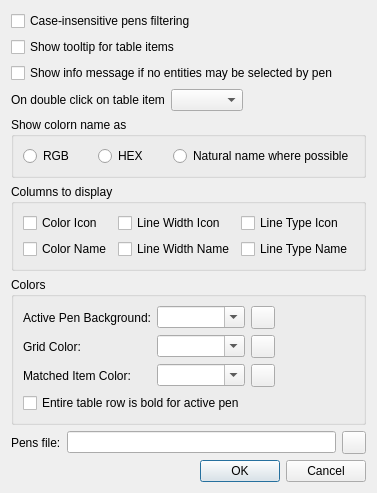
<?xml version="1.0" encoding="UTF-8"?>
<ui version="4.0">
 <class>LC_PenPaletteOptionsDialog</class>
 <widget class="QDialog" name="LC_PenPaletteOptionsDialog">
  <property name="geometry">
   <rect>
    <x>0</x>
    <y>0</y>
    <width>359</width>
    <height>482</height>
   </rect>
  </property>
  <property name="sizePolicy">
   <sizepolicy hsizetype="Maximum" vsizetype="Maximum">
    <horstretch>0</horstretch>
    <verstretch>0</verstretch>
   </sizepolicy>
  </property>
  <property name="windowTitle">
   <string>Pen Palette Settings</string>
  </property>
  <layout class="QGridLayout" name="gridLayout">
   <item row="10" column="0">
    <spacer name="verticalSpacer">
     <property name="orientation">
      <enum>Qt::Vertical</enum>
     </property>
     <property name="sizeHint" stdset="0">
      <size>
       <width>20</width>
       <height>40</height>
      </size>
     </property>
    </spacer>
   </item>
   <item row="6" column="0">
    <widget class="QGroupBox" name="gbColumns">
     <property name="title">
      <string>Columns to display</string>
     </property>
     <layout class="QGridLayout" name="gridLayout_2">
      <item row="1" column="2">
       <widget class="QCheckBox" name="chkShowLineTypeName">
        <property name="text">
         <string>Line Type Name</string>
        </property>
       </widget>
      </item>
      <item row="1" column="0">
       <widget class="QCheckBox" name="chkShowColorName">
        <property name="text">
         <string>Color Name</string>
        </property>
       </widget>
      </item>
      <item row="0" column="2">
       <widget class="QCheckBox" name="chkShowLineTypeIcon">
        <property name="text">
         <string>Line Type Icon</string>
        </property>
       </widget>
      </item>
      <item row="0" column="0">
       <widget class="QCheckBox" name="chkShowColorIcon">
        <property name="text">
         <string>Color Icon</string>
        </property>
       </widget>
      </item>
      <item row="0" column="1">
       <widget class="QCheckBox" name="chkShowWidthIcon">
        <property name="text">
         <string>Line Width Icon</string>
        </property>
       </widget>
      </item>
      <item row="1" column="1">
       <widget class="QCheckBox" name="chkShowWidthName">
        <property name="text">
         <string>Line Width Name</string>
        </property>
       </widget>
      </item>
     </layout>
    </widget>
   </item>
   <item row="7" column="0">
    <widget class="QGroupBox" name="groupBox_2">
     <property name="title">
      <string>Colors</string>
     </property>
     <layout class="QGridLayout" name="gridLayout_5">
      <item row="0" column="1">
       <widget class="QComboBox" name="cbColorActiveBg">
        <property name="toolTip">
         <string>Background color for pen element currently edited in pen's table</string>
        </property>
        <property name="editable">
         <bool>true</bool>
        </property>
       </widget>
      </item>
      <item row="0" column="3">
       <spacer name="horizontalSpacer">
        <property name="orientation">
         <enum>Qt::Horizontal</enum>
        </property>
        <property name="sizeHint" stdset="0">
         <size>
          <width>40</width>
          <height>20</height>
         </size>
        </property>
       </spacer>
      </item>
      <item row="1" column="1">
       <widget class="QComboBox" name="cbColorGrid">
        <property name="toolTip">
         <string>Color of grid for pens list</string>
        </property>
        <property name="editable">
         <bool>true</bool>
        </property>
       </widget>
      </item>
      <item row="1" column="2">
       <widget class="QToolButton" name="tbGridColorSelect">
        <property name="toolTip">
         <string>Click to select color</string>
        </property>
        <property name="text">
         <string/>
        </property>
        <property name="icon">
         <iconset resource="../../../../res/controls/controls.qrc">
          <normaloff>:/controls/colorxx.png</normaloff>:/controls/colorxx.png</iconset>
        </property>
       </widget>
      </item>
      <item row="0" column="0">
       <widget class="QLabel" name="label_2">
        <property name="text">
         <string>Active Pen Background:</string>
        </property>
       </widget>
      </item>
      <item row="0" column="2">
       <widget class="QToolButton" name="tbActiveColorSelect">
        <property name="toolTip">
         <string>Click to select color</string>
        </property>
        <property name="text">
         <string/>
        </property>
        <property name="icon">
         <iconset resource="../../../../res/controls/controls.qrc">
          <normaloff>:/controls/colorxx.png</normaloff>:/controls/colorxx.png</iconset>
        </property>
       </widget>
      </item>
      <item row="3" column="0" colspan="2">
       <widget class="QCheckBox" name="cbAllRowBold">
        <property name="toolTip">
         <string>If set, bold font is used for all elements of active pen item (otherwise, only for name)</string>
        </property>
        <property name="text">
         <string>Entire table row is bold for active pen</string>
        </property>
       </widget>
      </item>
      <item row="1" column="0">
       <widget class="QLabel" name="label_3">
        <property name="text">
         <string>Grid Color:</string>
        </property>
       </widget>
      </item>
      <item row="2" column="0">
       <widget class="QLabel" name="label_4">
        <property name="text">
         <string>Matched Item Color:</string>
        </property>
       </widget>
      </item>
      <item row="2" column="1">
       <widget class="QComboBox" name="cbColorMatchedItem">
        <property name="toolTip">
         <string>Color of pen item that is matched by filter</string>
        </property>
        <property name="editable">
         <bool>true</bool>
        </property>
       </widget>
      </item>
      <item row="2" column="2">
       <widget class="QToolButton" name="tbMatchedItemColorSelect">
        <property name="toolTip">
         <string>Click to select color</string>
        </property>
        <property name="text">
         <string/>
        </property>
        <property name="icon">
         <iconset resource="../../../../res/controls/controls.qrc">
          <normaloff>:/controls/colorxx.png</normaloff>:/controls/colorxx.png</iconset>
        </property>
       </widget>
      </item>
     </layout>
    </widget>
   </item>
   <item row="0" column="0">
    <widget class="QCheckBox" name="cbFilterCaseInsensitive">
     <property name="toolTip">
      <string>If set, filter will igore the case of pen's name</string>
     </property>
     <property name="text">
      <string>Case-insensitive pens filtering</string>
     </property>
    </widget>
   </item>
   <item row="11" column="0">
    <widget class="QDialogButtonBox" name="buttonBox">
     <property name="orientation">
      <enum>Qt::Horizontal</enum>
     </property>
     <property name="standardButtons">
      <set>QDialogButtonBox::Cancel|QDialogButtonBox::Ok</set>
     </property>
    </widget>
   </item>
   <item row="1" column="0">
    <widget class="QCheckBox" name="cbShowTooltip">
     <property name="toolTip">
      <string>Controls whether tooltip will be shown for table item or not</string>
     </property>
     <property name="text">
      <string>Show tooltip for table items</string>
     </property>
    </widget>
   </item>
   <item row="9" column="0">
    <layout class="QHBoxLayout" name="horizontalLayout">
     <item>
      <widget class="QLabel" name="label">
       <property name="text">
        <string>Pens file:</string>
       </property>
      </widget>
     </item>
     <item>
      <widget class="QLineEdit" name="lePensFile">
       <property name="toolTip">
        <string>File where pens are stored</string>
       </property>
      </widget>
     </item>
     <item>
      <widget class="QToolButton" name="tbBrowse">
       <property name="toolTip">
        <string>Click to select file</string>
       </property>
       <property name="text">
        <string/>
       </property>
       <property name="icon">
        <iconset resource="../../../../res/icons/icons.qrc">
         <normaloff>:/icons/fileopen.lci</normaloff>:/icons/fileopen.lci</iconset>
       </property>
      </widget>
     </item>
    </layout>
   </item>
   <item row="4" column="0" rowspan="2">
    <widget class="QGroupBox" name="groupBox">
     <property name="title">
      <string>Show colorn name as</string>
     </property>
     <layout class="QGridLayout" name="gridLayout_3">
      <item row="0" column="1">
       <widget class="QRadioButton" name="rbHEX">
        <property name="toolTip">
         <string>Hexadecimal value of color</string>
        </property>
        <property name="text">
         <string>HEX</string>
        </property>
       </widget>
      </item>
      <item row="0" column="0">
       <widget class="QRadioButton" name="rbRGB">
        <property name="toolTip">
         <string>Red, Green, Blue components of color</string>
        </property>
        <property name="text">
         <string>RGB</string>
        </property>
       </widget>
      </item>
      <item row="0" column="2">
       <widget class="QRadioButton" name="rbNatural">
        <property name="toolTip">
         <string>Natural name of color or HEX value of it</string>
        </property>
        <property name="text">
         <string>Natural name where possible</string>
        </property>
       </widget>
      </item>
     </layout>
    </widget>
   </item>
   <item row="2" column="0">
    <widget class="QCheckBox" name="cbShowMessageForNoSelection">
     <property name="toolTip">
      <string>If selected, additional messages will be show as part of pen related operations</string>
     </property>
     <property name="text">
      <string>Show info message if no entities may be selected by pen</string>
     </property>
    </widget>
   </item>
   <item row="3" column="0">
    <layout class="QHBoxLayout" name="horizontalLayout_2">
     <item>
      <widget class="QLabel" name="label_5">
       <property name="text">
        <string>On double click on table item</string>
       </property>
      </widget>
     </item>
     <item>
      <widget class="QComboBox" name="cbDoubleClickMode">
       <property name="toolTip">
        <string>Defines how the program to react on double click on pen item in table</string>
       </property>
       <property name="currentIndex">
        <number>-1</number>
       </property>
      </widget>
     </item>
     <item>
      <spacer name="horizontalSpacer_2">
       <property name="orientation">
        <enum>Qt::Horizontal</enum>
       </property>
       <property name="sizeHint" stdset="0">
        <size>
         <width>40</width>
         <height>20</height>
        </size>
       </property>
      </spacer>
     </item>
    </layout>
   </item>
  </layout>
 </widget>
 <resources>
  <include location="../../../../res/icons/icons.qrc"/>
  <include location="../../../../res/controls/controls.qrc"/>
 </resources>
 <connections>
  <connection>
   <sender>buttonBox</sender>
   <signal>accepted()</signal>
   <receiver>LC_PenPaletteOptionsDialog</receiver>
   <slot>accept()</slot>
   <hints>
    <hint type="sourcelabel">
     <x>248</x>
     <y>254</y>
    </hint>
    <hint type="destinationlabel">
     <x>157</x>
     <y>274</y>
    </hint>
   </hints>
  </connection>
  <connection>
   <sender>buttonBox</sender>
   <signal>rejected()</signal>
   <receiver>LC_PenPaletteOptionsDialog</receiver>
   <slot>reject()</slot>
   <hints>
    <hint type="sourcelabel">
     <x>316</x>
     <y>260</y>
    </hint>
    <hint type="destinationlabel">
     <x>286</x>
     <y>274</y>
    </hint>
   </hints>
  </connection>
 </connections>
</ui>
